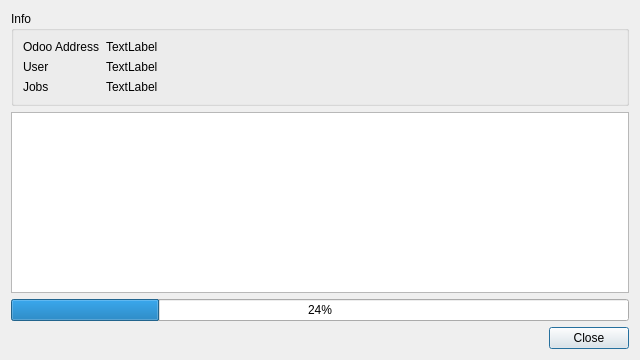
<?xml version="1.0" encoding="UTF-8"?>
<ui version="4.0">
 <class>ProcessWindow</class>
 <widget class="QDialog" name="ProcessWindow">
  <property name="windowModality">
   <enum>Qt::ApplicationModal</enum>
  </property>
  <property name="geometry">
   <rect>
    <x>0</x>
    <y>0</y>
    <width>640</width>
    <height>360</height>
   </rect>
  </property>
  <property name="maximumSize">
   <size>
    <width>640</width>
    <height>360</height>
   </size>
  </property>
  <property name="windowTitle">
   <string>ProcessWindow</string>
  </property>
  <property name="modal">
   <bool>true</bool>
  </property>
  <layout class="QVBoxLayout" name="verticalLayout" stretch="0,0,1,0">
   <item>
    <widget class="QGroupBox" name="infoGroupBox">
     <property name="title">
      <string>Info</string>
     </property>
     <layout class="QFormLayout" name="formLayout">
      <property name="formAlignment">
       <set>Qt::AlignLeading|Qt::AlignLeft|Qt::AlignVCenter</set>
      </property>
      <item row="0" column="0">
       <widget class="QLabel" name="addressLabel">
        <property name="text">
         <string>Odoo Address</string>
        </property>
       </widget>
      </item>
      <item row="0" column="1">
       <widget class="QLabel" name="addressValue">
        <property name="text">
         <string>TextLabel</string>
        </property>
       </widget>
      </item>
      <item row="1" column="0">
       <widget class="QLabel" name="userLabel">
        <property name="text">
         <string>User</string>
        </property>
       </widget>
      </item>
      <item row="1" column="1">
       <widget class="QLabel" name="userValue">
        <property name="text">
         <string>TextLabel</string>
        </property>
       </widget>
      </item>
      <item row="2" column="0">
       <widget class="QLabel" name="jobsLabel">
        <property name="text">
         <string>Jobs</string>
        </property>
       </widget>
      </item>
      <item row="2" column="1">
       <widget class="QLabel" name="jobsValue">
        <property name="text">
         <string>TextLabel</string>
        </property>
       </widget>
      </item>
     </layout>
    </widget>
   </item>
   <item>
    <widget class="QTextEdit" name="logText">
     <property name="font">
      <font>
       <family>DejaVu Sans Mono</family>
      </font>
     </property>
     <property name="readOnly">
      <bool>true</bool>
     </property>
    </widget>
   </item>
   <item>
    <widget class="QProgressBar" name="progressBar">
     <property name="value">
      <number>24</number>
     </property>
    </widget>
   </item>
   <item>
    <widget class="QDialogButtonBox" name="buttonBox">
     <property name="standardButtons">
      <set>QDialogButtonBox::Close</set>
     </property>
    </widget>
   </item>
  </layout>
 </widget>
 <resources/>
 <connections/>
</ui>
